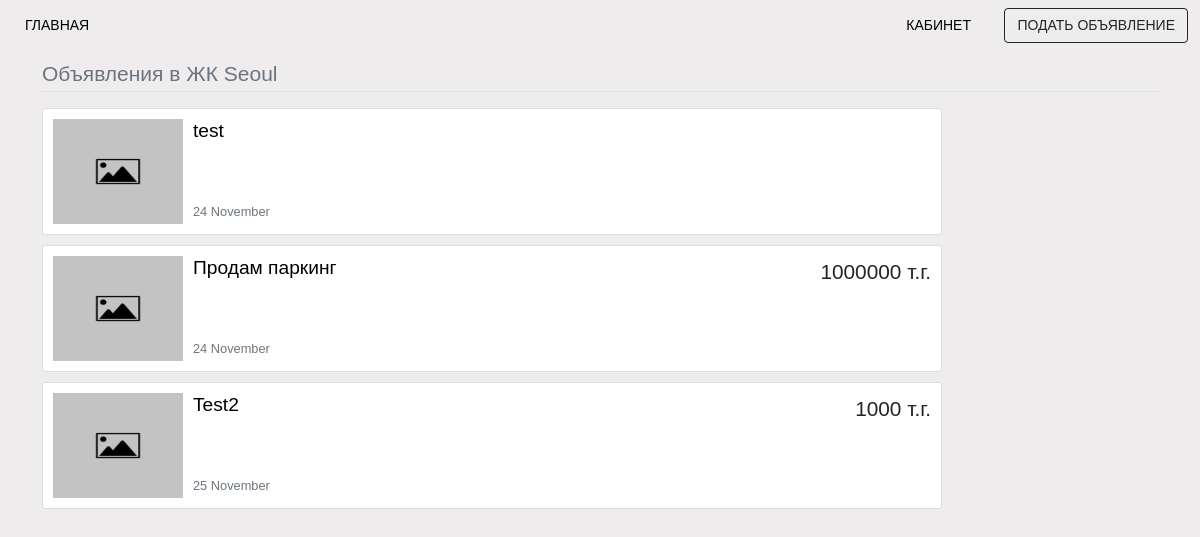
Before: /buildings/?zhk=Seoul with the older database file.
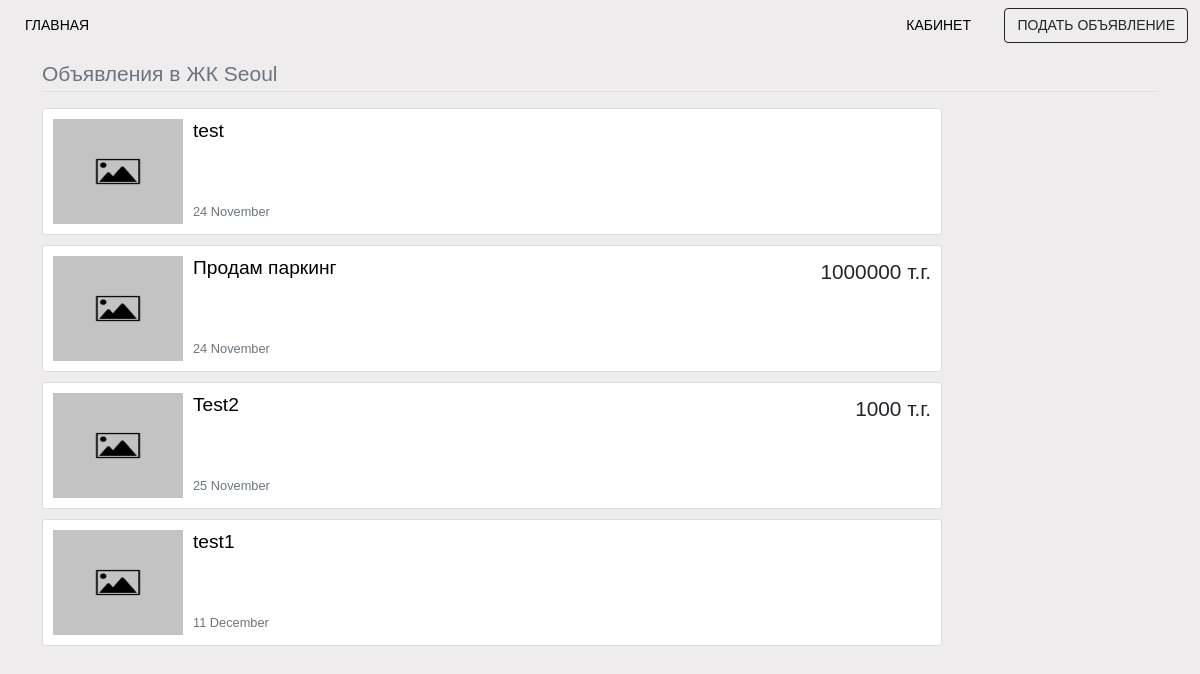
After: the same page with the newer database file.
### audan/models.py (models this page shows, shortened)
class Post(models.Model):
    title = models.CharField(max_length=30, verbose_name= ('Краткое описание'))
    body = models.TextField(null=True, blank=True, max_length=100, verbose_name= ('Полное описание'))
    date_created = models.DateTimeField(default=timezone.now)
    date_modified = models.DateTimeField(auto_now=True)
    price = models.IntegerField(null=True, blank=True, verbose_name= ('Цена'))
    phone_number = PhoneNumberField(verbose_name= ('Номер телефона'))
    image = models.ImageField(default='default.jpg', upload_to='post_pics', verbose_name= ('Фото'))
    author = models.ForeignKey(User, on_delete=models.CASCADE, related_name="posts")
    zhk = models.ForeignKey(Building, on_delete=models.PROTECT, related_name="posts", verbose_name= ('Жилой Комплекс'))

### audan/views.py (the view)
# urls.py: path('buildings/', views.building, name='building'),
def building(request):
    building = request.GET.get('zhk')
    if building:
        building_id = Building.objects.filter(name__iexact=building).first()
        if building_id:
            return render(request, "audan/building.html", {
                "posts": building_id.posts.all(),
                "building": building_id
            })
        else:
            return HttpResponse("<h1>Мы к Вам идем :)</h1>")

### audan/templates/audan/building.html (shortened to what this page needs)
{% extends "audan/layout.html" %}
{% load static %}
{% block body %}
<div class="container">
    <legend class="mt-1 mb-3 border-bottom">
        <small class="text-muted">Объявления в ЖК {{building.name}}</small>
    </legend>
    <div class="posts">
        {% for post in posts %}
            <article class="content-section">
                <div class="d-flex justify-content-between">
                    <div class="d-flex">
                        <a class="post" href="{% url 'post-detail' post.id %}">
                            <img class="post-img" src="{{ post.image.url }}">
                        </a>
                        <a class="post" href="{% url 'post-detail' post.id %}">
                            <div class="d-flex flex-column">
                                <div class="post-content">
                                    <h1 class="post-title"  href="{% url 'post-detail' post.id %}">{{ post.title }}</h1>
                                </div>
                                <div class="justify-content-end">
                                    <small class="post-author text-muted me-2">{{post.date_created|date:"d F"}}</small>
                                </div>
                            </div>
                        </a>
                    </div>
                    <div class="justify-content-end">
                        {% if post.price %}
                            <span class="price-right">{{ post.price }} т.г.</span>
                        {% endif %}
                    </div>
                </div>
            </article>
        {% endfor %}
    </div>
</div>
{% endblock %}

Changed rows visible on the page:
added Post: image (placeholder picture), title "test1", date_created "11 December"
